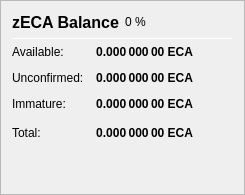
                   <widget class="QFrame" name="frame_ZerocoinBalances">
                    <property name="frameShape">
                     <enum>QFrame::StyledPanel</enum>
                    </property>
                    <property name="frameShadow">
                     <enum>QFrame::Raised</enum>
                    </property>
                    <layout class="QVBoxLayout" name="verticalLayout_7">
                     <item>
                      <layout class="QHBoxLayout" name="horizontalLayout_8" stretch="0,0,0">
                       <item>
                        <widget class="QLabel" name="label_5z_3">
                         <property name="minimumSize">
                          <size>
                           <width>0</width>
                           <height>20</height>
                          </size>
                         </property>
                         <property name="font">
                          <font>
                           <pointsize>12</pointsize>
                           <weight>75</weight>
                           <bold>true</bold>
                          </font>
                         </property>
                         <property name="text">
                          <string>zECA Balance</string>
                         </property>
                        </widget>
                       </item>
                       <item>
                        <widget class="QLabel" name="labelzECAPercent">
                         <property name="text">
                          <string notr="true">0 %</string>
                         </property>
                        </widget>
                       </item>
                       <item>
                        <spacer name="horizontalSpacer_11">
                         <property name="orientation">
                          <enum>Qt::Horizontal</enum>
                         </property>
                         <property name="sizeHint" stdset="0">
                          <size>
                           <width>40</width>
                           <height>20</height>
                          </size>
                         </property>
                        </spacer>
                       </item>
                      </layout>
                     </item>
                     <item>
                      <widget class="Line" name="line_ZerocoinBalance">
                       <property name="minimumSize">
                        <size>
                         <width>0</width>
                         <height>1</height>
                        </size>
                       </property>
                       <property name="maximumSize">
                        <size>
                         <width>16777215</width>
                         <height>1</height>
                        </size>
                       </property>
                       <property name="orientation">
                        <enum>Qt::Horizontal</enum>
                       </property>
                      </widget>
                     </item>
                     <item>
                      <layout class="QGridLayout" name="gridLayout_5">
                       <property name="spacing">
                        <number>12</number>
                       </property>
                       <item row="1" column="0">
                        <widget class="QLabel" name="labelzBalanceMatureText">
                         <property name="toolTip">
                          <string>Mature: more than 20 confirmation and more than 1 mint of the same denomination after it was minted.
These zECA are spendable.</string>
                         </property>
                         <property name="text">
                          <string>Available:</string>
                         </property>
                        </widget>
                       </item>
                       <item row="1" column="1">
                        <widget class="QLabel" name="labelzBalanceMature">
                         <property name="font">
                          <font>
                           <weight>75</weight>
                           <bold>true</bold>
                          </font>
                         </property>
                         <property name="toolTip">
                          <string>Mature: more than 20 confirmation and more than 1 mint of the same denomination after it was minted.
These zECA are spendable.</string>
                         </property>
                         <property name="text">
                          <string notr="true">0.000 000 00 ECA</string>
                         </property>
                         <property name="alignment">
                          <set>Qt::AlignRight|Qt::AlignTrailing|Qt::AlignVCenter</set>
                         </property>
                        </widget>
                       </item>
                       <item row="2" column="0">
                        <widget class="QLabel" name="labelzBalanceUnconfirmedText">
                         <property name="toolTip">
                          <string>Unconfirmed: less than 20 confirmations
Immature: confirmed, but less than 1 mint of the same denomination after it was minted</string>
                         </property>
                         <property name="text">
                          <string>Unconfirmed:</string>
                         </property>
                        </widget>
                       </item>
                       <item row="2" column="1">
                        <widget class="QLabel" name="labelzBalanceUnconfirmed">
                         <property name="font">
                          <font>
                           <weight>75</weight>
                           <bold>true</bold>
                          </font>
                         </property>
                         <property name="toolTip">
                          <string>Unconfirmed: less than 20 confirmations
Immature: confirmed, but less than 1 mint of the same denomination after it was minted</string>
                         </property>
                         <property name="text">
                          <string notr="true">0.000 000 00 ECA</string>
                         </property>
                         <property name="alignment">
                          <set>Qt::AlignRight|Qt::AlignTrailing|Qt::AlignVCenter</set>
                         </property>
                        </widget>
                       </item>
                       <item row="3" column="0">
                        <widget class="QLabel" name="labelzBalanceImmatureText">
                         <property name="toolTip">
                          <string>Unconfirmed: less than 20 confirmations
Immature: confirmed, but less than 1 mint of the same denomination after it was minted</string>
                         </property>
                         <property name="text">
                          <string>Immature:</string>
                         </property>
                        </widget>
                       </item>
                       <item row="3" column="1">
                        <widget class="QLabel" name="labelzBalanceImmature">
                         <property name="font">
                          <font>
                           <weight>75</weight>
                           <bold>true</bold>
                          </font>
                         </property>
                         <property name="toolTip">
                          <string>Unconfirmed: less than 20 confirmations
Immature: confirmed, but less than 1 mint of the same denomination after it was minted</string>
                         </property>
                         <property name="text">
                          <string notr="true">0.000 000 00 ECA</string>
                         </property>
                         <property name="alignment">
                          <set>Qt::AlignRight|Qt::AlignTrailing|Qt::AlignVCenter</set>
                         </property>
                        </widget>
                       </item>
                       <item row="4" column="0">
                        <widget class="QLabel" name="labelzBalanceText">
                         <property name="toolTip">
                          <string>Your current zECA balance, unconfirmed and immature zECA included.</string>
                         </property>
                         <property name="text">
                          <string>Total:</string>
                         </property>
                        </widget>
                       </item>
                       <item row="4" column="1">
                        <widget class="QLabel" name="labelzBalance">
                         <property name="font">
                          <font>
                           <weight>75</weight>
                           <bold>true</bold>
                          </font>
                         </property>
                         <property name="cursor">
                          <cursorShape>IBeamCursor</cursorShape>
                         </property>
                         <property name="toolTip">
                          <string>Your current zECA balance, unconfirmed and immature zECA included.</string>
                         </property>
                         <property name="text">
                          <string notr="true">0.000 000 00 ECA</string>
                         </property>
                         <property name="alignment">
                          <set>Qt::AlignRight|Qt::AlignTrailing|Qt::AlignVCenter</set>
                         </property>
                         <property name="textInteractionFlags">
                          <set>Qt::LinksAccessibleByMouse|Qt::TextSelectableByKeyboard|Qt::TextSelectableByMouse</set>
                         </property>
                        </widget>
                       </item>
                       <item row="4" column="2">
                        <spacer name="horizontalSpacer_4">
                         <property name="orientation">
                          <enum>Qt::Horizontal</enum>
                         </property>
                         <property name="sizeHint" stdset="0">
                          <size>
                           <width>40</width>
                           <height>20</height>
                          </size>
                         </property>
                        </spacer>
                       </item>
                      </layout>
                     </item>
                     <item>
                      <spacer name="verticalSpacer_4">
                       <property name="orientation">
                        <enum>Qt::Vertical</enum>
                       </property>
                       <property name="sizeHint" stdset="0">
                        <size>
                         <width>20</width>
                         <height>40</height>
                        </size>
                       </property>
                      </spacer>
                     </item>
                    </layout>
                   </widget>
